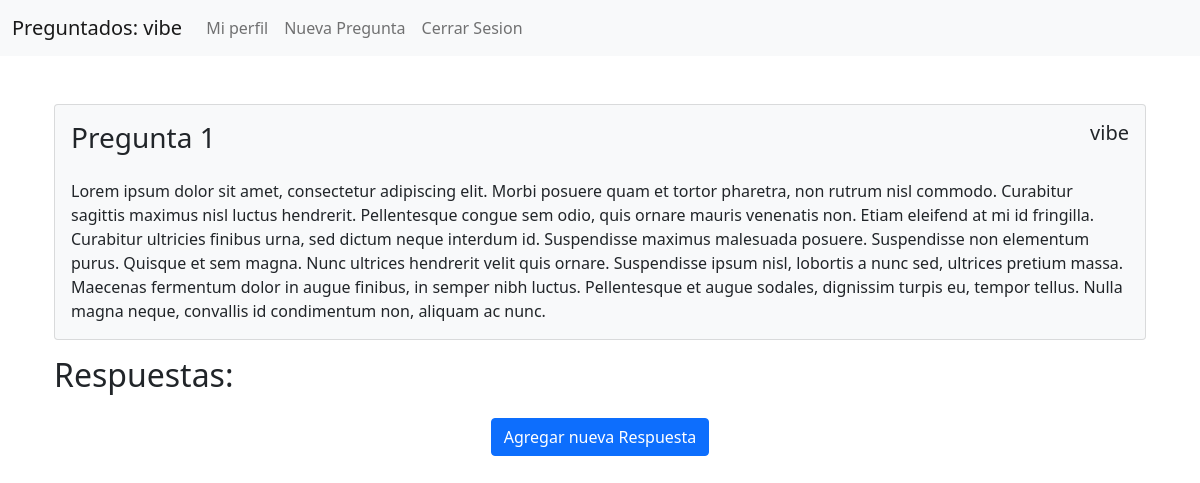
Before: /question/1/ (signed in) with the older database file.
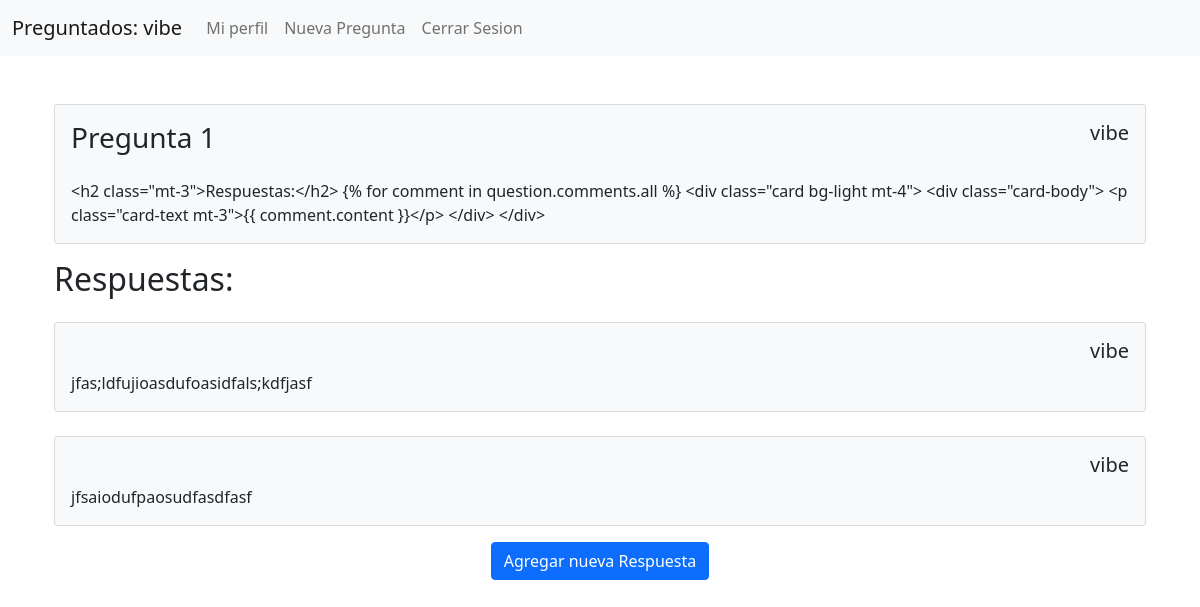
After: the same page with the newer database file.
### questions/models.py (models this page shows, shortened)
class Question(models.Model):
    title = models.CharField(max_length=255)
    content = models.TextField()
    author = models.ForeignKey(settings.AUTH_USER_MODEL, on_delete=models.SET_NULL, null=True)
    created_at = models.DateTimeField(auto_now_add=True)
    updated_at = models.DateTimeField(auto_now=True)

class Comment(models.Model):
    question = models.ForeignKey(Question, on_delete=models.CASCADE, related_name='comments')
    author = models.ForeignKey(settings.AUTH_USER_MODEL, on_delete=models.CASCADE, related_name='comments')
    content = models.TextField()

### users/models.py (models this page shows)
class PreguntadosUser(AbstractUser):
    about_me = models.CharField(max_length=255, blank=True, null=True)
    avatar = models.ImageField(blank=True)

### questions/views.py (the view, shortened to what this page needs)
# urls.py: path('question/<int:question_id>/', QuestionDetailView.as_view(), name='question-detail')
class QuestionDetailView(LoginRequiredMixin, View):
    template_name = 'questions/question_detail.html'
    question = None
    def dispatch(self, request, *args, **kwargs):
        self.question = get_object_or_404(Question, pk=kwargs['question_id'])
        return super().dispatch(request, *args, **kwargs)
    def get_context(self):
        context = {
            'question': self.question
        }
        return context
    def get(self, request, *args, **kwargs):
        return render(request, self.template_name, self.get_context())

### templates/questions/question_detail.html (shortened to what this page needs)
{% extends 'base/master.html' %}
{% block content %}
<div class="container mt-5">
    <div class="card bg-light mt-4">
        <div class="card-body">
            <div class="d-flex justify-content-between">
                <h3 class="card-title">
                    {{ question.title }}
                </h3>
                <h5 class="card-title">
                    {{ question.author|default_if_none:"" }}
                </h5>
            </div>
            <p class="card-text mt-3">{{ question.content }}</p>
        </div>
    </div>
    <h2 class="mt-3">Respuestas:</h2>
    {% for comment in question.comments.all %}
        <div class="card bg-light mt-4">
            <div class="card-body">
                <div class="d-flex justify-content-between">
                    <h5 class="card-title">
                        {{ comment.author }}
                    </h5>
                </div>
                <p class="card-text">{{ comment.content }}</p>
            </div>
        </div>
    {% endfor %}
    <p class="text-center">
        <button type="button" class="btn btn-primary mt-3" data-bs-toggle="modal" data-bs-target="#addCommentModal">
            Agregar nueva Respuesta
        </button>
    </p>
</div>
{% endblock %}

Changed rows visible on the page:
changed Question "Pregunta 1": content "Lorem ipsum dolor sit amet, consectetur adipiscing elit. Morbi posuere quam et tortor pharetra, non rutrum nisl commodo. Curabitur sagittis maximus nisl luctus hendrerit. Pellentesque congue sem odio, quis ornare mauris venenatis non. Etiam eleifend at mi id fringilla. Curabitur ultricies finibus urna, sed dictum neque interdum id. Suspendisse maximus malesuada posuere. Suspendisse non elementum purus. Quisque et sem magna. Nunc ultrices hendrerit velit quis ornare. Suspendisse ipsum nisl, lobortis a nunc sed, ultrices pretium massa. Maecenas fermentum dolor in augue finibus, in semper nibh luctus. Pellentesque et augue sodales, dignissim turpis eu, tempor tellus. Nulla magna neque,…" → "<h2 class=\"mt-3\">Respuestas:</h2> {% for comment in question.comments.all %} <div class=\"card bg-light mt-4\"> <div class=\"card-body\"> <p class=\"card-text mt-3\">{{ comment.content }}</p> </div> </div>"
added Comment: author "vibe", content "jfas;ldfujioasdufoasidfals;kdfjasf"
added Comment: author "vibe", content "jfsaiodufpaosudfasdfasf"
